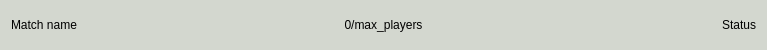
<?xml version="1.0" encoding="UTF-8"?>
<ui version="4.0">
 <class>MatchView</class>
 <widget class="QWidget" name="MatchView">
  <property name="geometry">
   <rect>
    <x>0</x>
    <y>0</y>
    <width>767</width>
    <height>50</height>
   </rect>
  </property>
  <property name="minimumSize">
   <size>
    <width>0</width>
    <height>50</height>
   </size>
  </property>
  <property name="maximumSize">
   <size>
    <width>16777215</width>
    <height>50</height>
   </size>
  </property>
  <property name="windowTitle">
   <string>Form</string>
  </property>
  <property name="styleSheet">
   <string notr="true">border-color: rgb(85, 87, 83);
background-color: rgb(211, 215, 207);</string>
  </property>
  <layout class="QHBoxLayout" name="horizontalLayout_2">
   <property name="spacing">
    <number>0</number>
   </property>
   <item>
    <layout class="QHBoxLayout" name="horizontalLayout">
     <item>
      <widget class="QLabel" name="name">
       <property name="text">
        <string>Match name</string>
       </property>
      </widget>
     </item>
     <item>
      <widget class="QLabel" name="current_players">
       <property name="text">
        <string>0/max_players</string>
       </property>
       <property name="alignment">
        <set>Qt::AlignCenter</set>
       </property>
      </widget>
     </item>
     <item>
      <widget class="QLabel" name="status">
       <property name="text">
        <string>Status</string>
       </property>
       <property name="alignment">
        <set>Qt::AlignRight|Qt::AlignTrailing|Qt::AlignVCenter</set>
       </property>
      </widget>
     </item>
    </layout>
   </item>
  </layout>
 </widget>
 <resources/>
 <connections/>
</ui>
